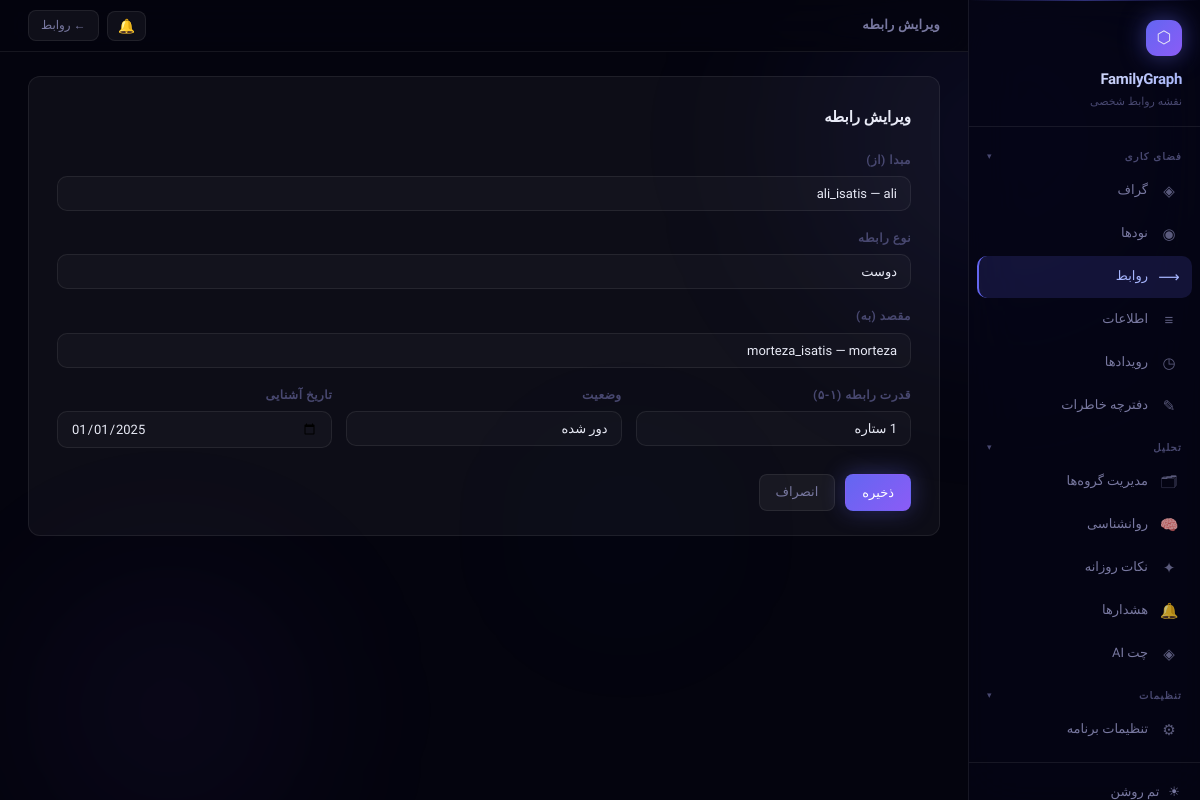
Page /relationships/7/update/ on the committed database.
### main/models.py (models this page shows, shortened)
class Relationship(models.Model):
    STATUS_CHOICES = [
        ('active',    'فعال'),
        ('distant',   'دور شده'),
        ('inactive',  'غیرفعال'),
    ]
    rel      = models.CharField(max_length=100, blank=True, null=True)
    source   = models.ForeignKey(Node, related_name='as_source', on_delete=models.PROTECT)
    target   = models.ForeignKey(Node, related_name='as_target', on_delete=models.PROTECT)
    strength = models.IntegerField(default=3, choices=[(i, i) for i in range(1, 6)])  # 1-5
    status   = models.CharField(max_length=10, choices=STATUS_CHOICES, default='active')
    met_at   = models.DateField(blank=True, null=True, verbose_name='تاریخ آشنایی')
    class Meta:
        unique_together = ('source', 'target', 'rel')

class Node(models.Model):
    username   = models.CharField(max_length=100, unique=True)
    first_name = models.CharField(max_length=100, blank=True, verbose_name='نام')
    last_name  = models.CharField(max_length=100, blank=True, verbose_name='نام خانوادگی')
    nickname   = models.CharField(max_length=100, blank=True, verbose_name='لقب / اسم مستعار')
    picture    = models.ImageField(upload_to="media/", blank=True, null=True)
    name       = models.CharField(max_length=200, blank=True)   # legacy — kept for compat
    birth_day  = models.DateField(blank=True, null=True)
    career     = models.CharField(max_length=200, blank=True)
    phone_number = models.CharField(max_length=20, blank=True)
    group      = models.CharField(max_length=100, blank=True, verbose_name='گروه (قدیمی)',
                                  help_text='legacy — از groups استفاده کن')
    groups     = models.ManyToManyField(Group, blank=True, related_name='nodes',
                                        verbose_name='گروه‌ها')
    class Meta:
        ordering = ['username']

### main/views.py (the view)
# urls.py: path('relationships/<int:pk>/update/', views.RelationshipUpdateView.as_view(), name='relationship_update'),
class RelationshipUpdateView(UpdateView):
    model = Relationship
    form_class = RelationshipForm
    template_name = 'relationships/relationship_form.html'
    success_url = reverse_lazy('relationship_list')

### main/forms.py
class RelationshipForm(forms.ModelForm):
    class Meta:
        model = Relationship
        fields = "__all__"
        widgets = {
            "source":   forms.Select(attrs={"class": "form-select"}),
            "target":   forms.Select(attrs={"class": "form-select"}),
            "rel":      forms.TextInput(attrs={"class": "form-control"}),
            "strength": forms.Select(attrs={"class": "form-select"}),
            "status":   forms.Select(attrs={"class": "form-select"}),
            "met_at":   forms.DateInput(attrs={"class": "form-control", "type": "date"}),
        }

### templates/relationships/relationship_form.html (shortened to what this page needs)
{% extends "base.html" %}
{% block page_title %}{% if form.instance.pk %}ویرایش رابطه{% else %}رابطه جدید{% endif %}{% endblock %}
{% block nav_rels %}active{% endblock %}
{% block topbar_actions %}
  <a href="{% url 'relationship_list' %}" class="btn btn-sm">← روابط</a>
{% endblock %}
{% block content %}
<div class="form-wrap">
  <div class="form-card">
    <div class="form-title">{% if form.instance.pk %}ویرایش رابطه{% else %}تعریف رابطه جدید{% endif %}</div>
    <form method="post">
      <div class="form-group">
        <label class="form-label">مبدا (از)</label>
        <select name="source" class="form-select">
          {% for node in form.fields.source.queryset %}
            <option value="{{ node.pk }}"
              {% if form.instance.source_id == node.pk %}selected{% endif %}>
              {{ node.username }}{% if node.name %} — {{ node.name }}{% endif %}
            </option>
          {% endfor %}
        </select>
      </div>
      <div class="form-group">
        <label class="form-label">نوع رابطه</label>
        <input name="rel" type="text" class="form-input"
               value="{{ form.instance.rel|default:'' }}"
               placeholder="مثلاً: دوست، همکار، خانواده...">
      </div>
      <div class="form-group">
        <label class="form-label">مقصد (به)</label>
        <select name="target" class="form-select">
          {% for node in form.fields.target.queryset %}
            <option value="{{ node.pk }}"
              {% if form.instance.target_id == node.pk %}selected{% endif %}>
              {{ node.username }}{% if node.name %} — {{ node.name }}{% endif %}
            </option>
          {% endfor %}
        </select>
      </div>
      <div style="display:grid;grid-template-columns:1fr 1fr 1fr;gap:14px">
        <div class="form-group">
          <label class="form-label">قدرت رابطه (۱-۵)</label>
          <select name="strength" class="form-select">
            {% for v in "12345" %}
            <option value="{{ v }}" {% if form.instance.strength|stringformat:"s" == v %}selected{% endif %}>{{ v }} ستاره</option>
            {% endfor %}
          </select>
        </div>
        <div class="form-group">
          <label class="form-label">وضعیت</label>
          <select name="status" class="form-select">
            <option value="distant"  {% if form.instance.status == "distant"  %}selected{% endif %}>دور شده</option>
          </select>
        </div>
        <div class="form-group">
          <label class="form-label">تاریخ آشنایی</label>
          <input name="met_at" type="date" class="form-input"
                 value="{{ form.instance.met_at|date:'Y-m-d'|default:'' }}">
        </div>
      </div>
      <div class="form-actions">
        <button type="submit" class="btn btn-primary">ذخیره</button>
        <a href="{% url 'relationship_list' %}" class="btn">انصراف</a>
      </div>
    </form>
  </div>
</div>
{% endblock %}

### rows in the picture
Relationship: source "ali_isatis — ali", rel "دوست", target "morteza_isatis — morteza", strength "1 ستاره", status "دور شده", met_at "01/01/2025"
